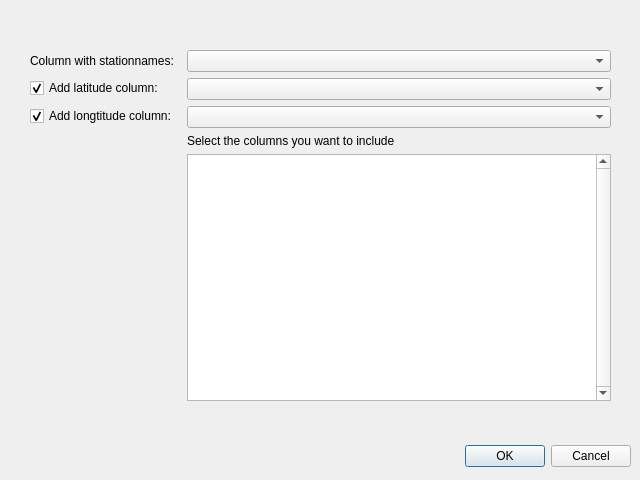
<?xml version="1.0" encoding="UTF-8"?>
<ui version="4.0">
 <class>Dialog</class>
 <widget class="QDialog" name="Dialog">
  <property name="geometry">
   <rect>
    <x>0</x>
    <y>0</y>
    <width>640</width>
    <height>480</height>
   </rect>
  </property>
  <property name="windowTitle">
   <string>Dialog</string>
  </property>
  <widget class="QDialogButtonBox" name="buttonBox">
   <property name="geometry">
    <rect>
     <x>10</x>
     <y>440</y>
     <width>621</width>
     <height>32</height>
    </rect>
   </property>
   <property name="orientation">
    <enum>Qt::Horizontal</enum>
   </property>
   <property name="standardButtons">
    <set>QDialogButtonBox::Cancel|QDialogButtonBox::Ok</set>
   </property>
  </widget>
  <widget class="QWidget" name="formLayoutWidget">
   <property name="geometry">
    <rect>
     <x>30</x>
     <y>50</y>
     <width>581</width>
     <height>351</height>
    </rect>
   </property>
   <layout class="QFormLayout" name="formLayout">
    <item row="0" column="0">
     <widget class="QLabel" name="label">
      <property name="text">
       <string>Column with stationnames: </string>
      </property>
     </widget>
    </item>
    <item row="0" column="1">
     <widget class="QComboBox" name="name_spinner"/>
    </item>
    <item row="1" column="0">
     <widget class="QCheckBox" name="latbox">
      <property name="text">
       <string>Add latitude column: </string>
      </property>
      <property name="checked">
       <bool>true</bool>
      </property>
     </widget>
    </item>
    <item row="1" column="1">
     <widget class="QComboBox" name="lat_spinner"/>
    </item>
    <item row="2" column="0">
     <widget class="QCheckBox" name="lonbox">
      <property name="text">
       <string>Add longtitude column: </string>
      </property>
      <property name="checked">
       <bool>true</bool>
      </property>
     </widget>
    </item>
    <item row="2" column="1">
     <widget class="QComboBox" name="lon_spinner"/>
    </item>
    <item row="4" column="1">
     <widget class="QListWidget" name="othercols">
      <property name="acceptDrops">
       <bool>false</bool>
      </property>
      <property name="verticalScrollBarPolicy">
       <enum>Qt::ScrollBarAlwaysOn</enum>
      </property>
      <property name="tabKeyNavigation">
       <bool>false</bool>
      </property>
      <property name="selectionMode">
       <enum>QAbstractItemView::MultiSelection</enum>
      </property>
     </widget>
    </item>
    <item row="3" column="1">
     <widget class="QLabel" name="label_2">
      <property name="text">
       <string>Select the columns you want to include</string>
      </property>
     </widget>
    </item>
   </layout>
  </widget>
 </widget>
 <resources/>
 <connections>
  <connection>
   <sender>buttonBox</sender>
   <signal>accepted()</signal>
   <receiver>Dialog</receiver>
   <slot>accept()</slot>
   <hints>
    <hint type="sourcelabel">
     <x>248</x>
     <y>254</y>
    </hint>
    <hint type="destinationlabel">
     <x>157</x>
     <y>274</y>
    </hint>
   </hints>
  </connection>
  <connection>
   <sender>buttonBox</sender>
   <signal>rejected()</signal>
   <receiver>Dialog</receiver>
   <slot>reject()</slot>
   <hints>
    <hint type="sourcelabel">
     <x>316</x>
     <y>260</y>
    </hint>
    <hint type="destinationlabel">
     <x>286</x>
     <y>274</y>
    </hint>
   </hints>
  </connection>
 </connections>
</ui>
